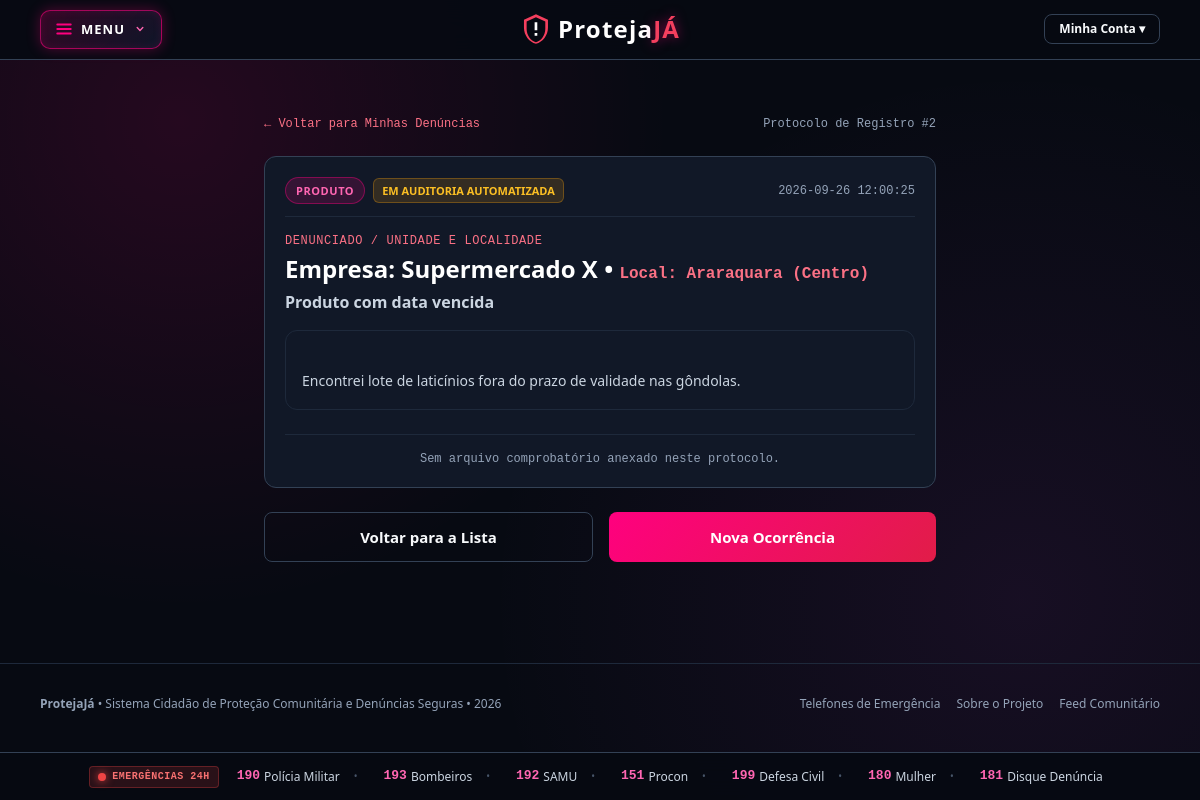
Page /denuncias/2 (signed in) on the committed database.
### tables this page shows
CREATE TABLE reports (
    id INTEGER PRIMARY KEY AUTOINCREMENT,
    user_id INTEGER NOT NULL,
    denunciado TEXT NOT NULL DEFAULT '',
    assunto TEXT NOT NULL DEFAULT 'Sem assunto',
    categoria TEXT NOT NULL DEFAULT 'Geral',
    descricao TEXT NOT NULL,
    anexo TEXT,
    status TEXT NOT NULL DEFAULT 'pendente',
    criado_em TEXT NOT NULL DEFAULT (datetime('now', 'localtime')), score_confianca REAL DEFAULT NULL, justificativa_ia TEXT DEFAULT NULL, data_analise_ia TEXT DEFAULT NULL, analisado_por_admin_id INTEGER DEFAULT NULL, termo_aceito INTEGER NOT NULL DEFAULT 1, data_aceite_termo TEXT DEFAULT NULL, cidade TEXT NOT NULL DEFAULT 'Araraquara', bairro TEXT NOT NULL DEFAULT 'Centro',
    FOREIGN KEY (user_id) REFERENCES users (id)
);

### backend/app.py (the view)
    @app.route("/denuncias/<int:denuncia_id>")
    @login_obrigatorio
    def ver_denuncia(denuncia_id):
        denuncia = db.denuncia_do_usuario(session["user_id"], denuncia_id)
        if denuncia is None:
            flash("Denúncia não encontrada ou não pertence à sua conta.", "error")
            return redirect(url_for("denuncias"))
        return render_template("ver_denuncia.html", denuncia=denuncia)

### backend/app.py (called while the page is built)
def login_obrigatorio(visao):
    @wraps(visao)
    def envolvida(*args, **kwargs):
        if "user_id" not in session:
            flash("Faça login para acessar essa página.", "error")
            return redirect(url_for("login"))
        return visao(*args, **kwargs)
    return envolvida

def usuario_atual():
    user_id = session.get("user_id")
    if not user_id:
        return None
    return db.usuario_por_id(user_id)

### backend/database.py (called while the page is built)
def get_connection():
    if has_app_context():
        if "db_conn" not in g:
            g.db_conn = sqlite3.connect(DB_PATH)
            g.db_conn.row_factory = sqlite3.Row
            g.db_conn.execute("PRAGMA foreign_keys = ON")
        return g.db_conn
    conn = sqlite3.connect(DB_PATH)
    conn.row_factory = sqlite3.Row
    conn.execute("PRAGMA foreign_keys = ON")
    return conn

def close_connection(exception=None):
    if has_app_context() and "db_conn" in g:
        conn = g.pop("db_conn", None)
        if conn is not None:
            conn.close()

def usuario_por_id(user_id):
    conn = get_connection()
    row = conn.execute(
        "SELECT id, nome, email, data_nascimento, cidade, endereco, senha_hash, criado_em, is_admin "
        "FROM users WHERE id = ?",
        (user_id,),
    ).fetchone()
    if not has_app_context():
        conn.close()
    return row

def denuncia_do_usuario(user_id, denuncia_id):
    conn = get_connection()
    row = conn.execute(
        "SELECT id, denunciado, assunto, categoria, descricao, anexo, status, score_confianca, justificativa_ia, data_analise_ia, termo_aceito, criado_em, cidade, bairro "
        "FROM reports WHERE id = ? AND user_id = ?",
        (denuncia_id, user_id),
    ).fetchone()
    if not has_app_context():
        conn.close()
    return row

### backend/templates/ver_denuncia.html (shortened to what this page needs)
{% extends "base.html" %}
{% block content %}
<section class="w-full max-w-2xl mx-auto py-8">
    <div class="mb-6 flex items-center justify-between text-xs font-mono">
        <a href="/denuncias" class="text-rose-400 hover:text-rose-300 flex items-center gap-1">
            &larr; Voltar para Minhas Denúncias
        </a>
        <span class="text-slate-400">Protocolo de Registro #{{ denuncia.id }}</span>
    </div>
    <article class="card-cyber mb-6">
        <div class="flex flex-wrap items-center justify-between gap-2 mb-4 pb-3 border-b border-slate-800">
            <div class="flex items-center gap-2">
                <span class="badge-neon-pink">{{ denuncia.categoria }}</span>
                {% if denuncia.status == 'EM_ANALISE_IA' %}
                    <span class="badge-status-ia status-analise">Em Auditoria Automatizada</span>
                {% elif denuncia.status == 'ALERTA_REVISAO_MANUAL' %}
                    <span class="badge-status-ia status-alerta">Sob Auditoria Humana</span>
                {% elif denuncia.status == 'APROVADO' %}
                    <span class="badge-status-ia status-aprovado">Aprovada & Pública</span>
                {% elif denuncia.status == 'REPROVADO' %}
                    <span class="badge-status-ia status-reprovado">Reprovada</span>
                {% else %}
                    <span class="badge-status-ia status-analise">{{ denuncia.status }}</span>
                {% endif %}
            </div>
            <span class="text-xs font-mono text-slate-400">{{ denuncia.criado_em }}</span>
        </div>
        <div class="text-xs font-mono text-rose-400 uppercase tracking-wider mb-1">Denunciado / Unidade e Localidade</div>
        <h1 class="text-2xl font-extrabold text-white mb-1">Empresa: {{ denuncia.denunciado }} &bull; <span class="text-rose-400 font-mono text-base font-semibold">Local: {{ denuncia.cidade }} ({{ denuncia.bairro }})</span></h1>
        <div class="text-base font-bold text-slate-300 mb-4">{{ denuncia.assunto }}</div>
        <div class="p-4 rounded-xl bg-slate-950/60 border border-slate-800 text-slate-300 text-sm leading-relaxed whitespace-pre-line mb-6">
            {{ denuncia.descricao }}
        </div>
        {% if denuncia.anexo %}
            <div class="border-t border-slate-800 pt-4">
                <div class="text-xs font-mono font-bold text-slate-300 mb-2">Prova Documental Anexada</div>
                <a href="/uploads/{{ denuncia.anexo }}" target="_blank"
                   class="btn-cyber-primary btn-grande w-full text-center inline-flex items-center justify-center gap-2">
                    Abrir Documento / Imagem ({{ denuncia.anexo }})
                </a>
                <p class="text-[11px] text-slate-400 mt-2 text-center">Arquivo preservado com hash seguro no repositório local.</p>
            </div>
        {% else %}
            <div class="border-t border-slate-800 pt-4 text-xs font-mono text-slate-400 text-center">
                Sem arquivo comprobatório anexado neste protocolo.
            </div>
        {% endif %}
    </article>
    <div class="flex gap-4">
        <a href="/denuncias" class="btn-cyber-outline btn-grande flex-1 text-center">Voltar para a Lista</a>
        <a href="/denuncias" class="btn-cyber-primary btn-grande flex-1 text-center">Nova Ocorrência</a>
    </div>
</section>
{% endblock %}

### rows in the picture
reports: id "2", categoria "PRODUTO", criado_em "2026-09-26 12:00:25", denunciado "Supermercado X", cidade "Araraquara", bairro "Centro", assunto "Produto com data vencida", descricao "Encontrei lote de laticínios fora do prazo de validade nas gôndolas."
